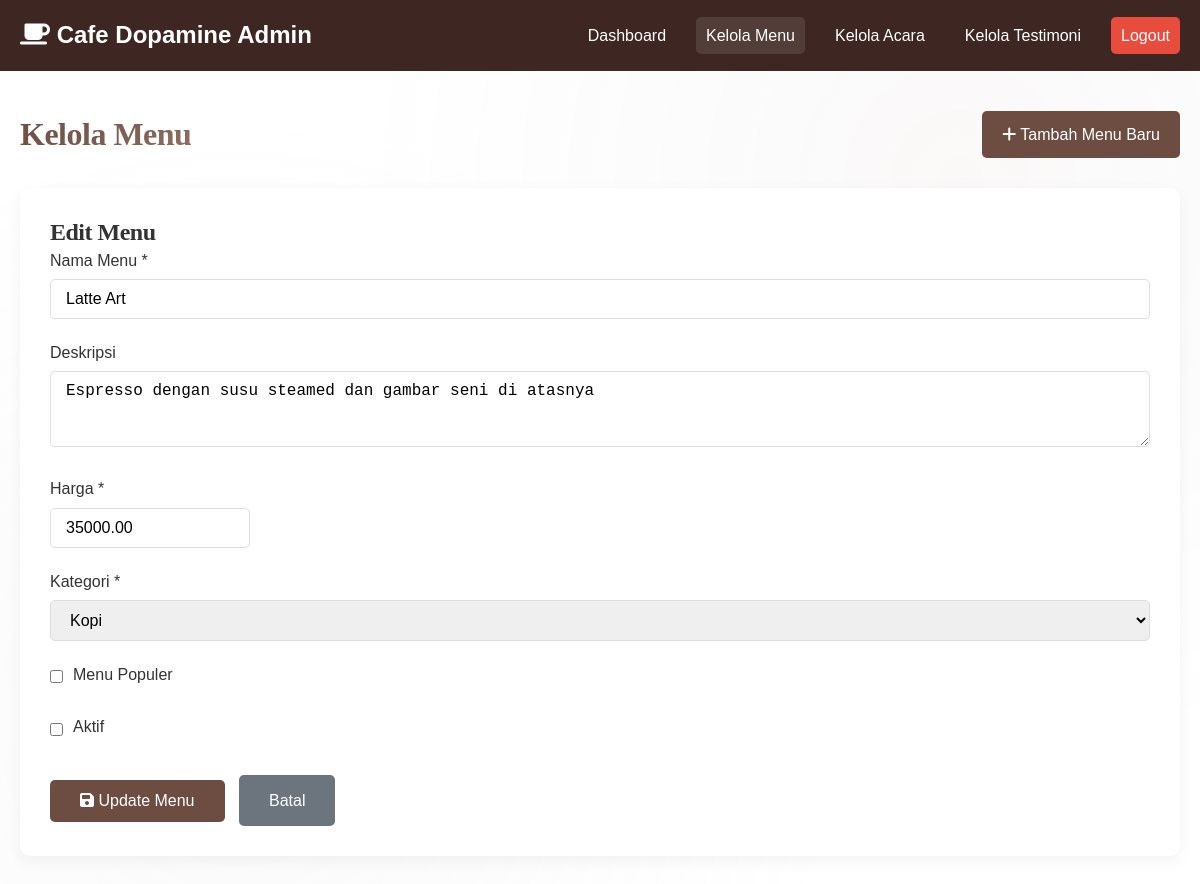
Page /admin/manage_menu.php?edit=3 (signed in) on the committed database.
### tables this page shows
CREATE TABLE `menu_items` (
  `id` int(11) NOT NULL,
  `name` varchar(100) NOT NULL,
  `description` text DEFAULT NULL,
  `price` decimal(10,2) NOT NULL,
  `category` enum('coffee','non-coffee','food','dessert') NOT NULL,
  `image` varchar(255) DEFAULT NULL,
  `is_popular` tinyint(1) DEFAULT 0,
  `is_active` tinyint(1) DEFAULT 1,
  `created_at` timestamp NOT NULL DEFAULT current_timestamp(),
  `updated_at` timestamp NOT NULL DEFAULT current_timestamp() ON UPDATE current_timestamp()
);

### admin/manage_menu.php (the view, shortened to what this page needs)
<?php
require_once '../includes/database.php';
?>
<!DOCTYPE html>
<html lang="id">
<head>
    <link rel="stylesheet" href="../css/style.css">
    <link rel="stylesheet" href="https://cdnjs.cloudflare.com/ajax/libs/font-awesome/6.4.0/css/all.min.css">
</head>
<body>
    <header class="admin-header">
        <div class="container">
            <nav class="admin-nav">
                <div class="admin-logo">
                    <i class="fas fa-coffee"></i> Cafe Dopamine Admin
                </div>
                <div class="admin-nav-links">
                    <a href="dashboard.php">Dashboard</a>
                    <a href="manage_menu.php" class="active">Kelola Menu</a>
                    <a href="manage_events.php">Kelola Acara</a>
                    <a href="manage_testimonials.php">Kelola Testimoni</a>
                    <a href="logout.php" class="logout-btn">Logout</a>
                </div>
            </nav>
        </div>
    </header>
    <main class="admin-container">
        <div class="admin-title">
            <h1>Kelola Menu</h1>
            <a href="manage_menu.php?action=add" class="btn-add">
                <i class="fas fa-plus"></i> Tambah Menu Baru
            </a>
        </div>
        <?php if (isset($_GET['action']) && $_GET['action'] === 'add'): ?>
            <div class="form-container">
                <h2>Tambah Menu Baru</h2>
                <form method="POST" action="">
                    <input type="hidden" name="action" value="add">
                    <div class="form-group">
                        <label for="name">Nama Menu *</label>
                        <input type="text" id="name" name="name" class="form-control" required>
                    </div>
                    <div class="form-group">
                        <label for="description">Deskripsi</label>
                        <textarea id="description" name="description" class="form-control" rows="3"></textarea>
                    </div>
                    <div class="form-group">
                        <label for="price">Harga *</label>
                        <input type="number" id="price" name="price" class="form-control price-input" min="0" step="100" required>
                    </div>
                    <div class="form-group">
                        <label for="category">Kategori *</label>
                        <select id="category" name="category" class="form-control" required>
                            <option value="coffee">Kopi</option>
                            <option value="non-coffee">Non-Kopi</option>
                            <option value="food">Makanan</option>
                            <option value="dessert">Dessert</option>
                        </select>
                    </div>
                    <div class="form-group">
                        <div class="checkbox-group">
                            <input type="checkbox" id="is_popular" name="is_popular" value="1">
                            <label for="is_popular">Menu Populer</label>
                        </div>
                    </div>
                    <div class="form-group">
                        <div class="checkbox-group">
                            <input type="checkbox" id="is_active" name="is_active" value="1" checked>
                            <label for="is_active">Aktif</label>
                        </div>
                    </div>
                    <div class="form-actions">
                        <button type="submit" class="btn-submit">
                            <i class="fas fa-save"></i> Simpan Menu
                        </button>
                        <a href="manage_menu.php" class="btn-cancel">Batal</a>
                    </div>
                </form>
            </div>
        <?php elseif (isset($_GET['edit'])):
            $id = intval($_GET['edit']);
            $result = $conn->query("SELECT * FROM menu_items WHERE id = $id");
            $menu_item = $result->fetch_assoc();
            if ($menu_item):
        ?>
            <div class="form-container">
                <h2>Edit Menu</h2>
                <form method="POST" action="">
                    <div class="form-group">
                        <label for="name">Nama Menu *</label>
                        <input type="text" id="name" name="name" class="form-control" value="<?php echo htmlspecialchars($menu_item['name']); ?>" required>
                    </div>
                    <div class="form-group">
                        <label for="description">Deskripsi</label>
                        <textarea id="description" name="description" class="form-control" rows="3"><?php echo htmlspecialchars($menu_item['description']); ?></textarea>
                    </div>
                    <div class="form-group">
                        <label for="price">Harga *</label>
                        <input type="number" id="price" name="price" class="form-control price-input" value="<?php echo $menu_item['price']; ?>" min="0" step="100" required>
                    </div>
                    <div class="form-group">
                        <label for="category">Kategori *</label>
                        <select id="category" name="category" class="form-control" required>
                            <option value="coffee" <?php echo $menu_item['category'] === 'coffee' ? 'selected' : ''; ?>>Kopi</option>
                        </select>
                    </div>
                    <div class="form-group">
                        <div class="checkbox-group">
                            <input type="checkbox" id="is_popular" name="is_popular" value="1" <?php echo $menu_item['is_popular'] ? 'checked' : ''; ?>>
                            <label for="is_popular">Menu Populer</label>
                        </div>
                    </div>
                    <div class="form-group">
                        <div class="checkbox-group">
                            <input type="checkbox" id="is_active" name="is_active" value="1" <?php echo $menu_item['is_active'] ? 'checked' : ''; ?>>
                            <label for="is_active">Aktif</label>
                        </div>
                    </div>
                    <div class="form-actions">
                        <button type="submit" class="btn-submit">
                            <i class="fas fa-save"></i> Update Menu
                        </button>
                        <a href="manage_menu.php" class="btn-cancel">Batal</a>
                    </div>
                </form>
            </div>
        <?php
            else:
                echo '<div class="message error">Menu item tidak ditemukan!</div>';
            endif;
        endif; ?>
    </main>
</body>
</html>

### css/style.css (style rules this page uses)
* { margin: 0; padding: 0; box-sizing: border-box; }
html { scroll-behavior: smooth; scroll-padding-top: 100px; }
:root { --primary-color: #6d4c41; --secondary-color: #a1887f; --accent-color: #d7ccc8; --light-color: #f5f5f5; --dark-color: #3e2723; --text-color: #333333; --text-light: #777777; --white: #ffffff; --shadow: 0 10px 30px rgba(0, 0, 0, 0.08); --shadow-hover: 0 20px 40px rgba(0, 0, 0, 0.15); --transition: all 0.4s cubic-bezier(0.175, 0.885, 0.32, 1.1); --border-radius: 16px; --gradient-primary: linear-gradient(135deg, #6d4c41 0%, #8d6e63 100%); --gradient-light: linear-gradient(135deg, #f9f5f3 0%, #f0e6e1 100%); }
body { font-family: 'Poppins', sans-serif; color: var(--text-color); background-color: var(--white); line-height: 1.7; overflow-x: hidden; position: relative; }
body::before { content: ''; position: fixed; top: 0; left: 0; width: 100%; height: 100%; background: radial-gradient(circle at 20% 80%, rgba(215, 204, 200, 0.1) 0%, transparent 50%), radial-gradient(circle at 80% 20%, rgba(161, 136, 127, 0.05) 0%, transparent 50%); pointer-events: none; z-index: -1; }
.container { width: 100%; max-width: 1200px; margin: 0 auto; padding: 0 20px; }
h1, h2, h3, h4 { font-family: 'Playfair Display', serif; font-weight: 700; line-height: 1.2; letter-spacing: -0.5px; }
h1 { background: var(--gradient-primary); -webkit-background-clip: text; -webkit-text-fill-color: transparent; background-clip: text; }
a { text-decoration: none; color: inherit; transition: var(--transition); }

### admin/manage_menu.php (style rules this page uses)
.admin-header { background-color: var(--dark-color); color: white; padding: 15px 0; position: sticky; top: 0; z-index: 100; }
.admin-nav { display: flex; justify-content: space-between; align-items: center; }
.admin-logo { font-size: 1.5rem; font-weight: 600; }
.admin-nav-links { display: flex; gap: 20px; }
.admin-nav-links a { color: white; padding: 5px 10px; border-radius: 5px; transition: var(--transition); }
.admin-nav-links a:hover, .admin-nav-links a.active { background-color: rgba(255,255,255,0.1); }
.logout-btn { background: #e74c3c; }
.admin-container { padding: 40px 20px; max-width: 1200px; margin: 0 auto; }
.admin-title { margin-bottom: 30px; color: var(--dark-color); display: flex; justify-content: space-between; align-items: center; }
.btn-add { background-color: var(--primary-color); color: white; padding: 10px 20px; border-radius: 5px; text-decoration: none; transition: var(--transition); }
.form-container { background: white; border-radius: 10px; padding: 30px; box-shadow: 0 5px 15px rgba(0,0,0,0.05); }
.form-group { margin-bottom: 20px; }
.form-group label { display: block; margin-bottom: 5px; font-weight: 500; }
.form-control { width: 100%; padding: 10px 15px; border: 1px solid #ddd; border-radius: 5px; font-size: 16px; transition: var(--transition); }
.checkbox-group { display: flex; align-items: center; gap: 10px; }
.checkbox-group input { width: auto; }
.btn-submit { background-color: var(--primary-color); color: white; border: none; padding: 12px 30px; border-radius: 5px; font-size: 16px; cursor: pointer; transition: var(--transition); }
.btn-cancel { background-color: #6c757d; color: white; border: none; padding: 12px 30px; border-radius: 5px; font-size: 16px; cursor: pointer; transition: var(--transition); text-decoration: none; display: inline-block; margin-left: 10px; }
.form-actions { margin-top: 30px; }
.price-input { max-width: 200px; }

### rows in the picture
menu_items: name "Latte Art", description "Espresso dengan susu steamed dan gambar seni di atasnya", price "35000.00", category "Kopi"
